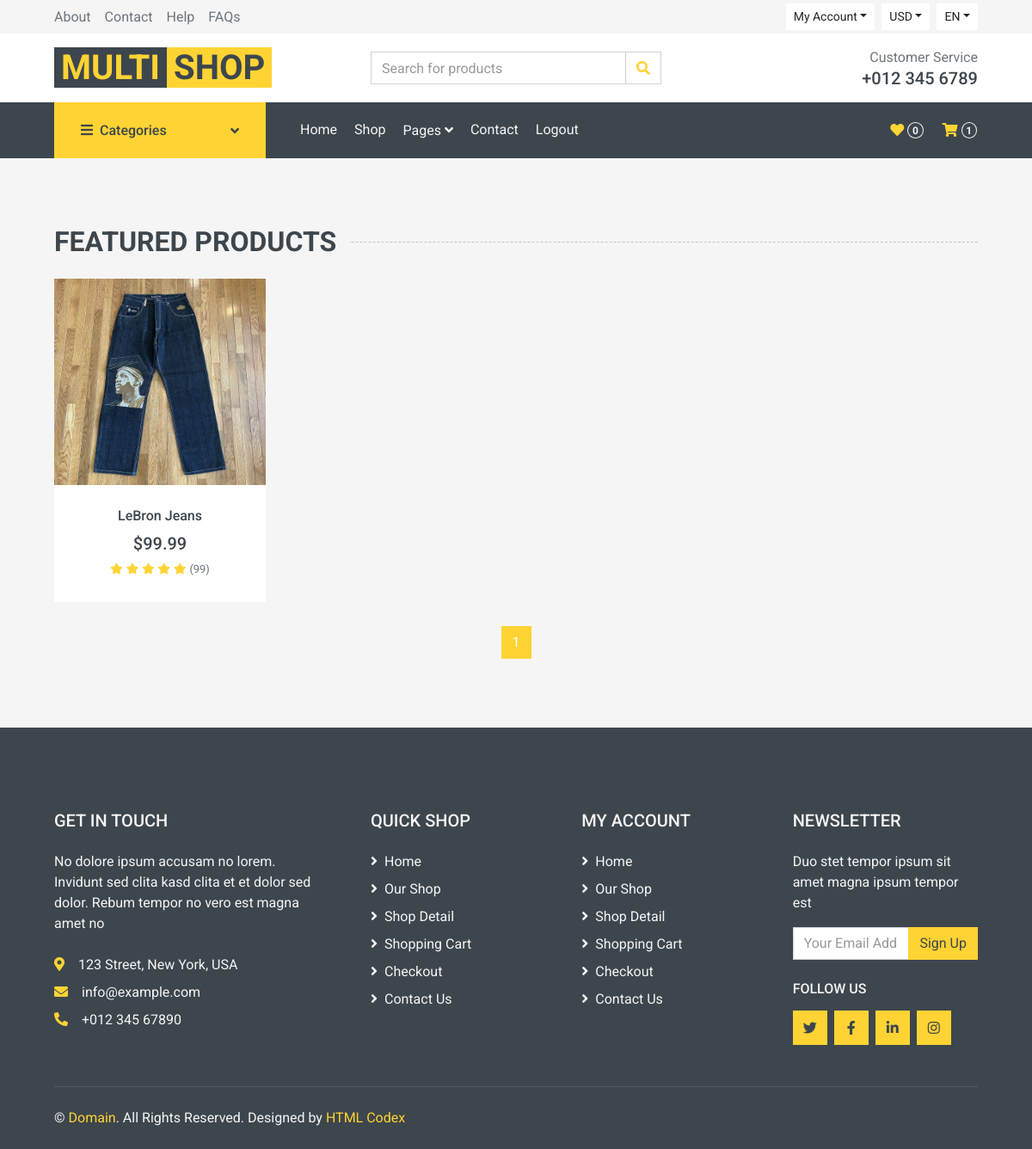
/category/Clothes/ (signed in), run on the app's committed database.
### main/models.py (models this page shows, shortened)
class Cart(models.Model):
    user = models.ForeignKey(User, on_delete=models.CASCADE, null=True, blank=True)
    price = models.DecimalField(default=0, decimal_places=2, max_digits=6)

class CartItem(models.Model):
    cart = models.ForeignKey(Cart, related_name="cart_items", on_delete=models.CASCADE)
    product = models.ForeignKey(Product, on_delete=models.CASCADE, default='1')
    quantity = models.PositiveIntegerField(default=1)

class Product(models.Model):
    category = models.ForeignKey(Category, on_delete=models.CASCADE, related_name='product_category')
    name = models.CharField(max_length=300)
    description = models.CharField(max_length=1000, default="", blank=True, null=True)
    image = models.ImageField(upload_to="images/products/")
    price = models.DecimalField(default=0, decimal_places=2, max_digits=6)
    is_sale = models.BooleanField(default=False)
    sale_price = models.DecimalField(default=0, decimal_places=2, max_digits=6)

### main/views.py (the view)
# urls.py: path('category/<str:name>/', views.category_page, name="category_page"),
def category_page(request, name):
    if request.user.is_authenticated:
        cart = Cart.objects.get(user=request.user)
    else:
        cart = 0
    category = Category.objects.get(name=name.capitalize())
    products = Product.objects.filter(category=category.id)
    paginator = Paginator(products, 1)
    page_number = request.GET.get('page')
    products = paginator.get_page(page_number)
    next_page = products.paginator.num_pages
    page_list = []
    for page_num in range(next_page):
        page_num += 1
        page_list.append(page_num)
    return render(request, 'main/category_page.html', {'cart': cart, 'category': category, 'products': products, 'page_list': page_list, 'MEDIA_URL': settings.MEDIA_URL})

### main/templates/main/category_page.html (shortened to what this page needs)
{% extends 'main/base.html' %}
{% block body %}
    <div class="container-fluid pt-5 pb-3">
        <h2 class="section-title position-relative text-uppercase mx-xl-5 mb-4"><span class="bg-secondary pr-3">Featured Products</span></h2>
        <div class="row px-xl-5">
            {% for product in products %}
            <div class="col-lg-3 col-md-4 col-sm-6 pb-1">
                <div class="product-item bg-light mb-4">
                    <div class="product-img position-relative overflow-hidden">
                        <img class="img-fluid w-100" style="max-width: 50rem;max-height: 15rem;" src="{{ product.image.url }}" alt="">
                        <div class="product-action">
                        </div>
                    </div>
                    <div class="text-center py-4">
                        <a class="h6 text-decoration-none text-truncate" href="">{{ product.name }}</a>
                        <div class="d-flex align-items-center justify-content-center mt-2">
                            {% if product.is_sale %}
                                <h5>${{ product.sale_price }}</h5><h6 class="text-muted ml-2"><del>${{ product.price }}</del></h6>
                            {% else %}
                                <h5>${{ product.price }}</h5>
                            {% endif %}
                        </div>
                        <div class="d-flex align-items-center justify-content-center mb-1">
                            <small class="fa fa-star text-primary mr-1"></small>
                            <small class="fa fa-star text-primary mr-1"></small>
                            <small class="fa fa-star text-primary mr-1"></small>
                            <small class="fa fa-star text-primary mr-1"></small>
                            <small class="fa fa-star text-primary mr-1"></small>
                            <small>(99)</small>
                        </div>
                    </div>
                </div>
            </div>
            {% endfor %}
            <div class="col-12">
                <nav>
                  <ul class="pagination justify-content-center">
                    {% for page_num in page_list %}
                    {% if products.number != page_num %}
                    <li class="page-item"><a class="page-link" href="?page={{page_num}}">{{page_num}}</a></li>
                    {% else %}
                    <li class="page-item active"><a class="page-link" href="?page={{page_num}}">{{page_num}}</a></li>
                    {% endif %}
                    {% endfor %}
                  </ul>
                </nav>
            </div>
        </div>
    </div>
{% endblock %}

### main/templates/main/base.html (shortened to what this page needs)
{% load static %}
<!DOCTYPE html>
<html lang="en">
<head>
    <link href="https://cdnjs.cloudflare.com/ajax/libs/font-awesome/5.10.0/css/all.min.css" rel="stylesheet">
    <link href="lib/animate/animate.min.css" rel="stylesheet">
    <link href="lib/owlcarousel/assets/owl.carousel.min.css" rel="stylesheet">
    <link href="{% static 'css/style.css' %}" rel="stylesheet">
</head>
<body>
    <div class="container-fluid">
        <div class="row bg-secondary py-1 px-xl-5">
            <div class="col-lg-6 d-none d-lg-block">
                <div class="d-inline-flex align-items-center h-100">
                    <a class="text-body mr-3" href="">About</a>
                    <a class="text-body mr-3" href="">Contact</a>
                    <a class="text-body mr-3" href="">Help</a>
                    <a class="text-body mr-3" href="">FAQs</a>
                </div>
            </div>
            <div class="col-lg-6 text-center text-lg-right">
                <div class="d-inline-flex align-items-center">
                    <div class="btn-group">
                        <button type="button" class="btn btn-sm btn-light dropdown-toggle" data-toggle="dropdown">My Account</button>
                    </div>
                    <div class="btn-group mx-2">
                        <button type="button" class="btn btn-sm btn-light dropdown-toggle" data-toggle="dropdown">USD</button>
                    </div>
                    <div class="btn-group">
                        <button type="button" class="btn btn-sm btn-light dropdown-toggle" data-toggle="dropdown">EN</button>
                    </div>
                </div>
            </div>
        </div>
        <div class="row align-items-center bg-light py-3 px-xl-5 d-none d-lg-flex">
            <div class="col-lg-4">
                <a href="{% url 'index' %}" class="text-decoration-none">
                    <span class="h1 text-uppercase text-primary bg-dark px-2">Multi</span>
                    <span class="h1 text-uppercase text-dark bg-primary px-2 ml-n1">Shop</span>
                </a>
            </div>
            <div class="col-lg-4 col-6 text-left">
                <form action="">
                    <div class="input-group">
                        <input type="text" class="form-control" placeholder="Search for products">
                        <div class="input-group-append">
                            <span class="input-group-text bg-transparent text-primary">
                                <i class="fa fa-search"></i>
                            </span>
                        </div>
                    </div>
                </form>
            </div>
            <div class="col-lg-4 col-6 text-right">
                <p class="m-0">Customer Service</p>
                <h5 class="m-0">+012 345 6789</h5>
            </div>
        </div>
    </div>
    <div class="container-fluid bg-dark mb-30">
        <div class="row px-xl-5">
            <div class="col-lg-3 d-none d-lg-block">
                <a class="btn d-flex align-items-center justify-content-between bg-primary w-100" data-toggle="collapse" href="#navbar-vertical" style="height: 65px; padding: 0 30px;">
                    <h6 class="text-dark m-0"><i class="fa fa-bars mr-2"></i>Categories</h6>
                    <i class="fa fa-angle-down text-dark"></i>
                </a>
            </div>
            <div class="col-lg-9">
                <nav class="navbar navbar-expand-lg bg-dark navbar-dark py-3 py-lg-0 px-0">
                    <div class="collapse navbar-collapse justify-content-between" id="navbarCollapse">
                        <div class="navbar-nav mr-auto py-0">
                            <a href="{% url 'index' %}" class="nav-item nav-link">Home</a>
                            <a href="{% url 'shop' %}" class="nav-item nav-link">Shop</a>
                            <div class="nav-item dropdown">
                                <a href="#" class="nav-link dropdown-toggle" data-toggle="dropdown">Pages <i class="fa fa-angle-down mt-1"></i></a>
                            </div>
                            <a href="{% url 'contact' %}" class="nav-item nav-link">Contact</a>
                            {% if user.is_authenticated %}
                            <form action="{% url 'logout_user' %}" method="post">
                                <a href="{% url 'logout_user' %}" class="nav-item nav-link">Logout</a>
                            </form>
                            {% else %}
                            <a href="{% url 'register_user' %}" class="nav-item nav-link">Register</a>
                            <a href="{% url 'login_user' %}" class="nav-item nav-link">Login</a>
                            {% endif %}
                        </div>
                        <div class="navbar-nav ml-auto py-0 d-none d-lg-block">
                            <a href="" class="btn px-0">
                                <i class="fas fa-heart text-primary"></i>
                                <span class="badge text-secondary border border-secondary rounded-circle" style="padding-bottom: 2px;">0</span>
                            </a>
                            <a href="{% url 'cart' %}" class="btn px-0 ml-3">
                                <i class="fas fa-shopping-cart text-primary"></i>
                                <span class="badge text-secondary border border-secondary rounded-circle" style="padding-bottom: 2px;">{% if cart.cart_items.all %}{{ cart.cart_items.all|length }}{% else %}0{% endif %}</span>
                            </a>
                        </div>
                    </div>
                </nav>
            </div>
        </div>
    </div>
    {% block body %}
    {% endblock %}
    <div class="container-fluid bg-dark text-secondary mt-5 pt-5">
        <div class="row px-xl-5 pt-5">
            <div class="col-lg-4 col-md-12 mb-5 pr-3 pr-xl-5">
                <h5 class="text-secondary text-uppercase mb-4">Get In Touch</h5>
                <p class="mb-4">No dolore ipsum accusam no lorem. Invidunt sed clita kasd clita et et dolor sed dolor. Rebum tempor no vero est magna amet no</p>
                <p class="mb-2"><i class="fa fa-map-marker-alt text-primary mr-3"></i>123 Street, New York, USA</p>
                <p class="mb-2"><i class="fa fa-envelope text-primary mr-3"></i>info@example.com</p>
                <p class="mb-0"><i class="fa fa-phone-alt text-primary mr-3"></i>+012 345 67890</p>
            </div>
            <div class="col-lg-8 col-md-12">
                <div class="row">
                    <div class="col-md-4 mb-5">
                        <h5 class="text-secondary text-uppercase mb-4">Quick Shop</h5>
                        <div class="d-flex flex-column justify-content-start">
                            <a class="text-secondary mb-2" href="#"><i class="fa fa-angle-right mr-2"></i>Home</a>
                            <a class="text-secondary mb-2" href="#"><i class="fa fa-angle-right mr-2"></i>Our Shop</a>
                            <a class="text-secondary mb-2" href="#"><i class="fa fa-angle-right mr-2"></i>Shop Detail</a>
                            <a class="text-secondary mb-2" href="#"><i class="fa fa-angle-right mr-2"></i>Shopping Cart</a>
                            <a class="text-secondary mb-2" href="#"><i class="fa fa-angle-right mr-2"></i>Checkout</a>
                            <a class="text-secondary" href="#"><i class="fa fa-angle-right mr-2"></i>Contact Us</a>
                        </div>
                    </div>
                    <div class="col-md-4 mb-5">
                        <h5 class="text-secondary text-uppercase mb-4">My Account</h5>
                        <div class="d-flex flex-column justify-content-start">
                            <a class="text-secondary mb-2" href="#"><i class="fa fa-angle-right mr-2"></i>Home</a>
                            <a class="text-secondary mb-2" href="#"><i class="fa fa-angle-right mr-2"></i>Our Shop</a>
                            <a class="text-secondary mb-2" href="#"><i class="fa fa-angle-right mr-2"></i>Shop Detail</a>
                            <a class="text-secondary mb-2" href="#"><i class="fa fa-angle-right mr-2"></i>Shopping Cart</a>
                            <a class="text-secondary mb-2" href="#"><i class="fa fa-angle-right mr-2"></i>Checkout</a>
                            <a class="text-secondary" href="#"><i class="fa fa-angle-right mr-2"></i>Contact Us</a>
                        </div>
                    </div>
                    <div class="col-md-4 mb-5">
                        <h5 class="text-secondary text-uppercase mb-4">Newsletter</h5>
                        <p>Duo stet tempor ipsum sit amet magna ipsum tempor est</p>
                        <form action="">
                            <div class="input-group">
                                <input type="text" class="form-control" placeholder="Your Email Address">
                                <div class="input-group-append">
                                    <button class="btn btn-primary">Sign Up</button>
                                </div>
                            </div>
                        </form>
                        <h6 class="text-secondary text-uppercase mt-4 mb-3">Follow Us</h6>
                        <div class="d-flex">
                            <a class="btn btn-primary btn-square mr-2" href="#"><i class="fab fa-twitter"></i></a>
                            <a class="btn btn-primary btn-square mr-2" href="#"><i class="fab fa-facebook-f"></i></a>
                            <a class="btn btn-primary btn-square mr-2" href="#"><i class="fab fa-linkedin-in"></i></a>
                            <a class="btn btn-primary btn-square" href="#"><i class="fab fa-instagram"></i></a>
                        </div>
                    </div>
                </div>
            </div>
        </div>
        <div class="row border-top mx-xl-5 py-4" style="border-color: rgba(256, 256, 256, .1) !important;">
            <div class="col-md-6 px-xl-0">
                <p class="mb-md-0 text-center text-md-left text-secondary">
                    &copy; <a class="text-primary" href="#">Domain</a>. All Rights Reserved. Designed
                    by
                    <a class="text-primary" href="https://htmlcodex.com">HTML Codex</a>
                </p>
            </div>
        </div>
    </div>
</body>
</html>

### data on the page
Cart: cart_items.all|length "1"
Product: image (picture), name "LeBron Jeans", price "99.99"

### other printed values
{{ page_num }} "1"
